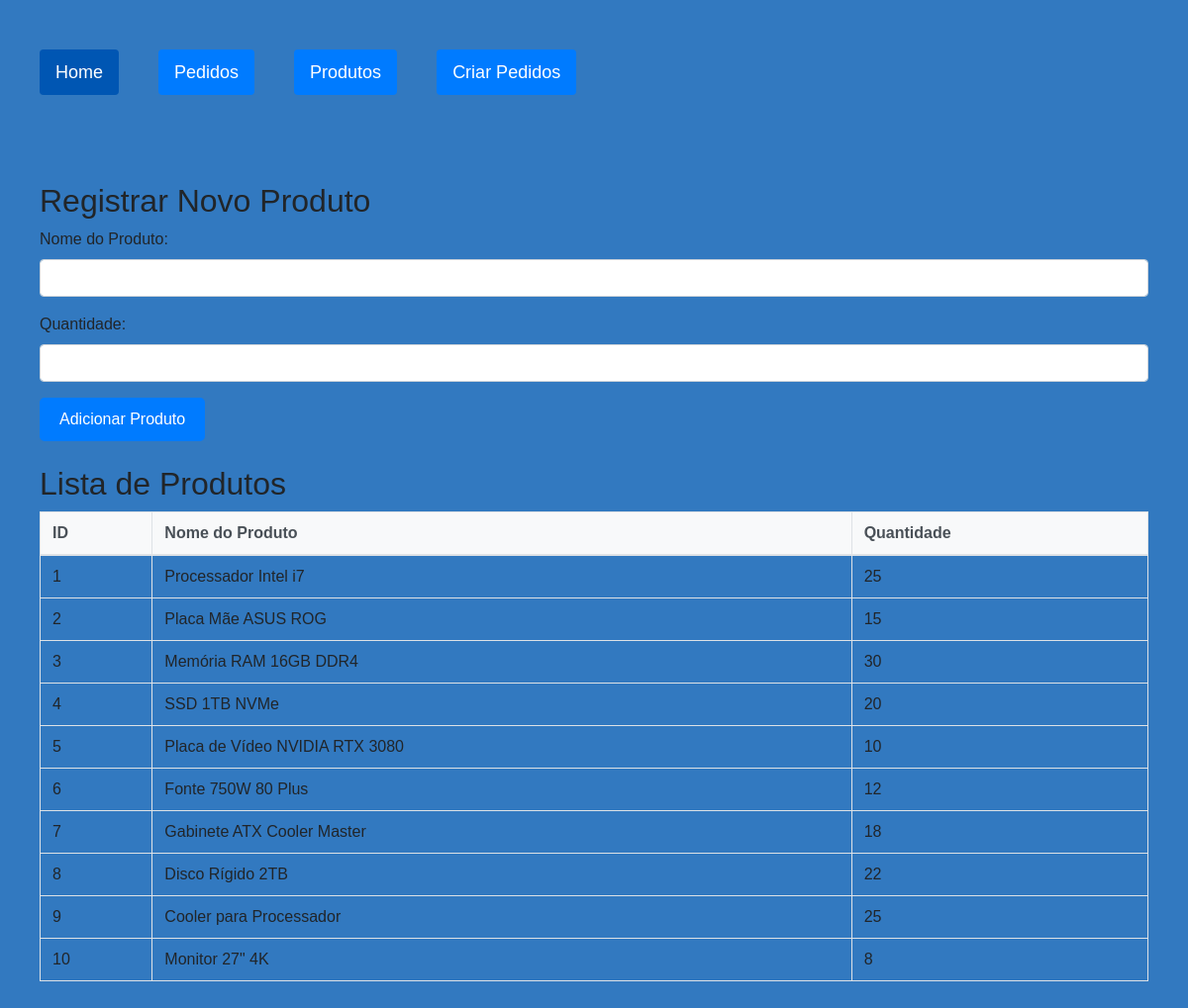
Page /registra_itens.php on the earlier database version.
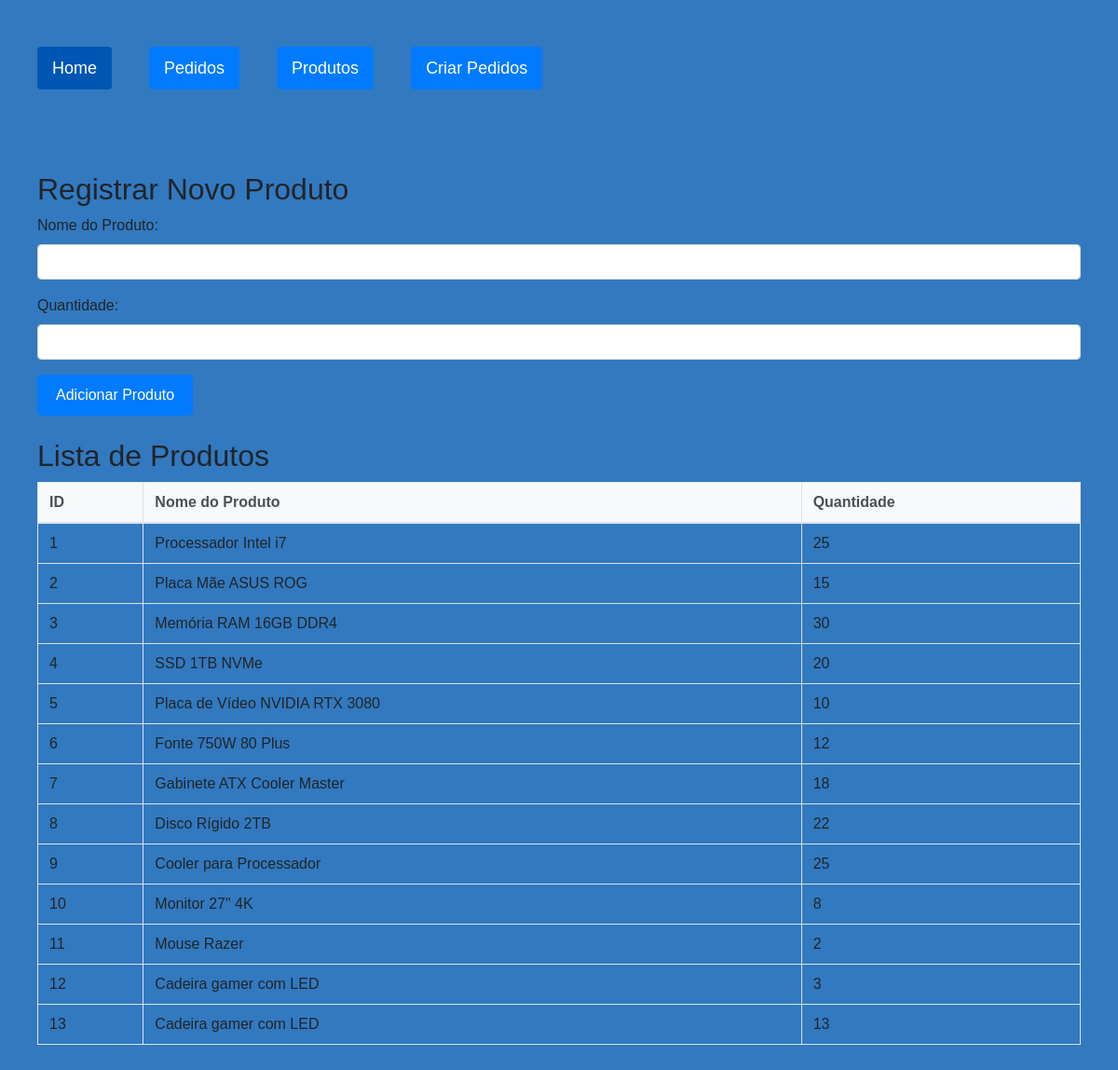
Same page on the later database version.
### tables this page shows
CREATE TABLE `produto` (
  `id` int(11) NOT NULL,
  `nome_item` varchar(255) NOT NULL,
  `quantidade` int(11) NOT NULL
);

### Controller/controller.php (called while the page is built, shortened)
<?php
require "View/view.php";
class Controller{
    public function form_RegistraItem(){
        $view = new View();
        $view->form_RegistraItens();
    }
}
?>

### View/view.php (the view, shortened to what this page needs)
<?php
class View{
    public function form_RegistraItens(){
      echo "
      <ul class='nav nav-pills'>
      <li class='nav-item'>
        <a class='nav-link active' aria-current='page' href='index.php'>Home</a>
      </li>
      <li class='nav-item'>
        <a class='nav-link' href='listagem_pedidos.php'>Pedidos</a>
      </li>
      <li class='nav-item'>
        <a class='nav-link' href='registra_itens.php'>Produtos</a>
      </li>
      <li class='nav-item'>
        <a class='nav-link' href='solicita_pedido.php'>Criar Pedidos</a>
      </li>
    </ul>
        ";
      echo "<div class='container mt-4'>";
      echo "<h2>Registrar Novo Produto</h2>";
      echo "<form method='post' action=''>";
      echo "<div class='form-group'>";
      echo "<label for='nome_item'>Nome do Produto:</label>";
      echo "<input type='text' class='form-control' id='nome_item' name='nome_item' required>";
      echo "</div>";
      echo "<div class='form-group'>";
      echo "<label for='quantidade'>Quantidade:</label>";
      echo "<input type='number' class='form-control' id='quantidade' name='quantidade' min='1' required>";
      echo "</div>";
      echo "<button type='submit' name='btn-registrapedido' class='btn btn-primary'>Adicionar Produto</button>";
      echo "</form>";
      echo "<h2 class='mt-4'>Lista de Produtos</h2>";
      echo "<table class='table table-bordered'>";
      echo "<thead>";
      echo "<tr>";
      echo "<th>ID</th>";
      echo "<th>Nome do Produto</th>";
      echo "<th>Quantidade</th>";
      echo "</tr>";
      echo "</thead>";
      echo "<tbody>";
      $db = new Database();
      $conn = $db->connect();
      if ($conn) {
        try {
            $query = "SELECT * FROM `produto` ORDER BY `id`, `nome_item`, `quantidade`";
            $stmt = $conn->prepare($query);
            $stmt->execute();
            $results = $stmt->fetchAll();
            if ($results) {
                foreach ($results as $linha) {
                    echo "<tr>
                        <td>" . htmlspecialchars($linha['id']) . "</td>
                        <td>" . htmlspecialchars($linha['nome_item']) . "</td>
                        <td>" . htmlspecialchars($linha['quantidade']) . "</td>
                        </tr>";
                }
            } else {
                echo "Nenhum pedido cadastrado";
            }
        } catch (PDOException $e) {
            echo "Erro na consulta: " . $e->getMessage();
        }
    } else {
        echo "Falha na conexão.";
    }
    echo "</tbody>";
    echo "</table>";
    echo "</div>";
    }
}
?>

### registra_itens.php (shortened to what this page needs)
<?php
include "./Controller/controller.php";
$controlador = new Controller();
?>
<html>
    <head>
    <link href="https://maxcdn.bootstrapcdn.com/bootstrap/4.5.2/css/bootstrap.min.css" rel="stylesheet">
<link rel="stylesheet" href="CSS/styles.css">
    </head>
    <body>
        <div class="container">
            <?php
                $controlador->form_RegistraItem();
            ?>
        </div>
    </body>
</html>

### CSS/styles.css (style rules this page uses)
body { font-family: Arial, sans-serif; background-color: #3279c0; margin: 0; padding: 0; }
.container { max-width: 1200px; margin: 0 auto; padding: 20px; }
.nav-item { font-size: 18px; padding: 10px 20px; height: 100px; line-height: 30px; }
.nav-pills .nav-link { color: #fff; background-color: #007bff; border-radius: 0.25rem; }
.nav-pills .nav-link.active { background-color: #0056b3; }
.container { margin-top: 20px; }
.table { width: 100%; margin-bottom: 1rem; color: #212529; border-collapse: collapse; }
.table th, .table td { padding: 0.75rem; vertical-align: top; border-top: 1px solid #dee2e6; }
.table thead th { vertical-align: bottom; border-bottom: 2px solid #dee2e6; }
.table thead th { background-color: #f8f9fa; color: #495057; }
.btn-primary { background-color: #007bff; border: none; color: white; padding: 10px 20px; text-decoration: none; border-radius: 5px; transition: background-color 0.3s; }

Differences in the rows shown:
added produto: id "11", nome_item "Mouse Razer", quantidade "2"
added produto: id "12", nome_item "Cadeira gamer com LED", quantidade "3"
added produto: id "13", nome_item "Cadeira gamer com LED", quantidade "13"
